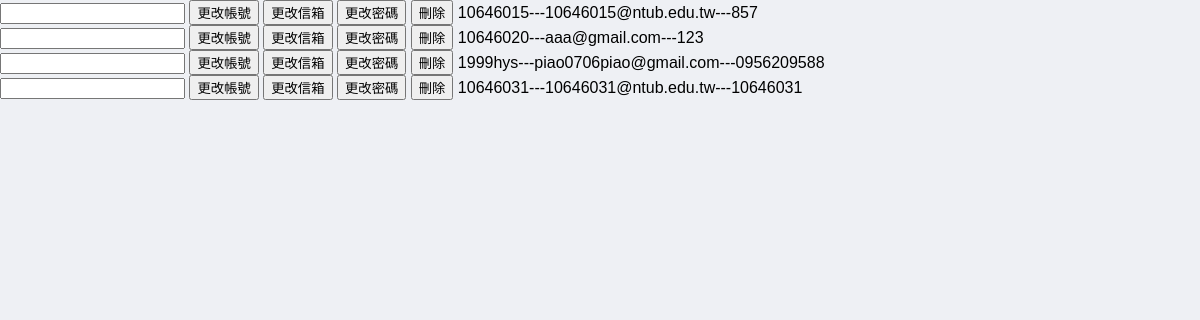
The page /manage on the database as committed earlier.
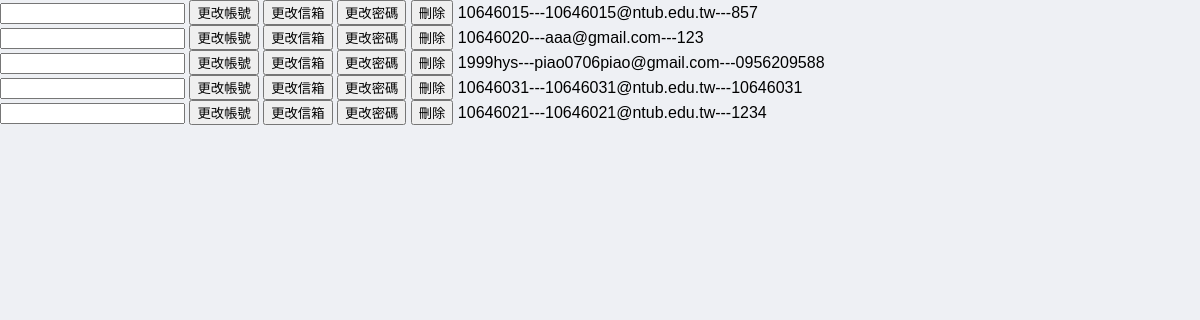
The same page on the database as committed later.
### tables this page shows
CREATE TABLE account (username CHAR (50) NOT NULL PRIMARY KEY, email CHAR (50) NOT NULL, password CHAR (50) NOT NULL);

### app.py (the view)
@app.route('/manage')
def manage():
    acc = getID.getAcc()
    return render_template('manage.html', acc = acc, n = len(acc))

### app.py (called while the page is built)
@login_manager.request_loader
def request_loader(request):
    uid = request.form.get('username')
    a = getID.checkLoginAccID(uid)
    if a == False:
        return
    user = User()
    user.id = uid
    a = getID.checkLoginAcc(uid, request.form['password'])
    user.is_authenticated = a
    return user

### getID.py (called while the page is built)
def checkLoginAccID(uid):
    conn = sqlite3.connect('stock.db')
    c =conn.cursor()
    c.execute("select * from account")
    for rows in c.fetchall():
        if uid == rows[0]:
            print("帳號存在")
            return True
    print("帳號不存在")
    return False

def getAcc():
    conn = sqlite3.connect('stock.db')
    c =conn.cursor()
    c.execute("select * from account")
    re = []
    for rows in c.fetchall():
        re.append(rows)
    return re

### templates/manage.html (shortened to what this page needs)
<!doctype html>
<html>
<head>
<link rel="stylesheet" href="http://code.jquery.com/ui/1.12.1/themes/base/jquery-ui.css">
<link href="{{ url_for('static', filename='css/main.css') }}" rel="stylesheet" type="text/css" />
</head>
<body>
    <div>
    {% for i in range(n) %}
    <input type="text" id="username{{acc[i][0]}}">
        <button onclick="alter('{{acc[i][0]}}', 0)">更改帳號</button>
        <button onclick="alter('{{acc[i][0]}}', 1)">更改信箱</button>
        <button onclick="alter('{{acc[i][0]}}', 2)">更改密碼</button>
        <button onclick="javascript:location.href='/deleteAcc/{{acc[i][0]}}'">刪除</button>
        <a>{{acc[i][0]}}---{{acc[i][1]}}---{{acc[i][2]}}</a><br>
    {% endfor %}
    </div>
</body>
</html>

### static/css/main.css (style rules this page uses)
html, body { font-family: 'Noto Sans TC', sans-serif; margin:0; background:#eef0f4; width: 100vw; height: 215vh; }

Rows that differ between the two databases and show on the page:
added account: username "10646021", email "10646021@ntub.edu.tw", password "1234"
Other text that changed with them:
new list line: " 更改帳號 更改信箱 更改密碼 刪除 --- ---"
